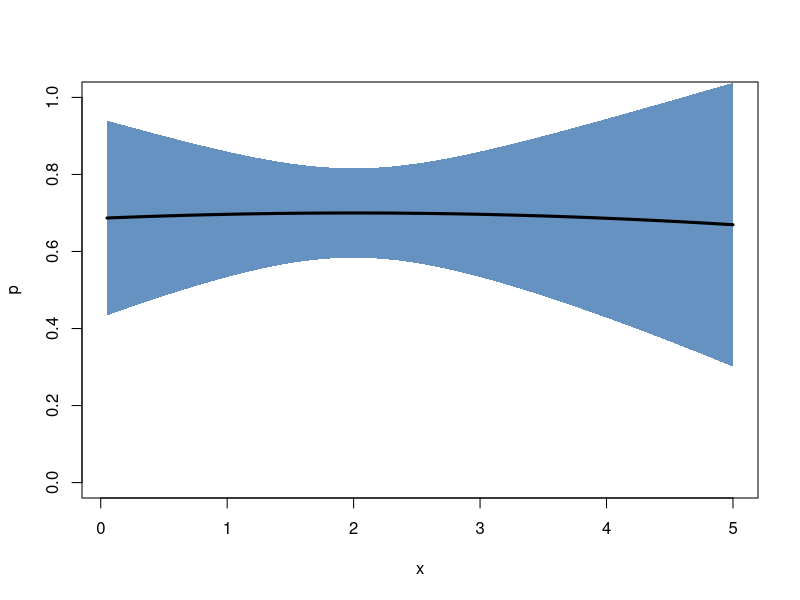
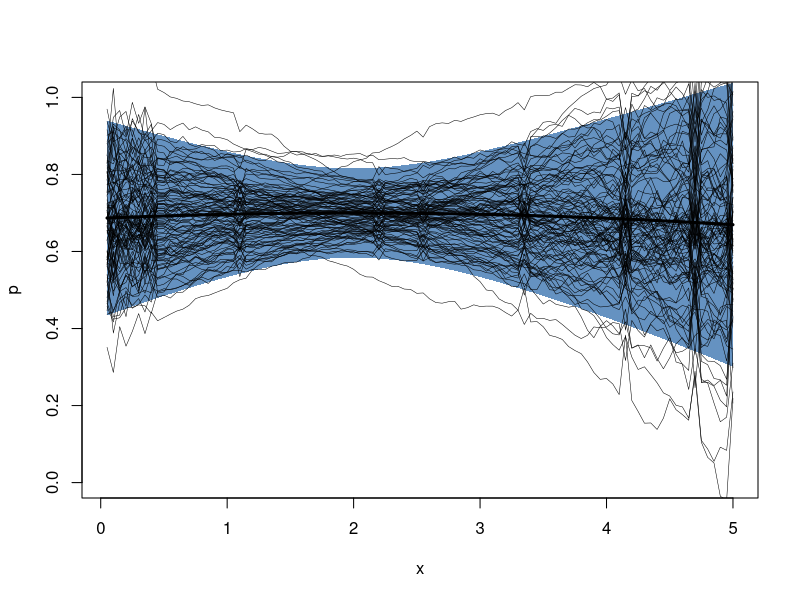
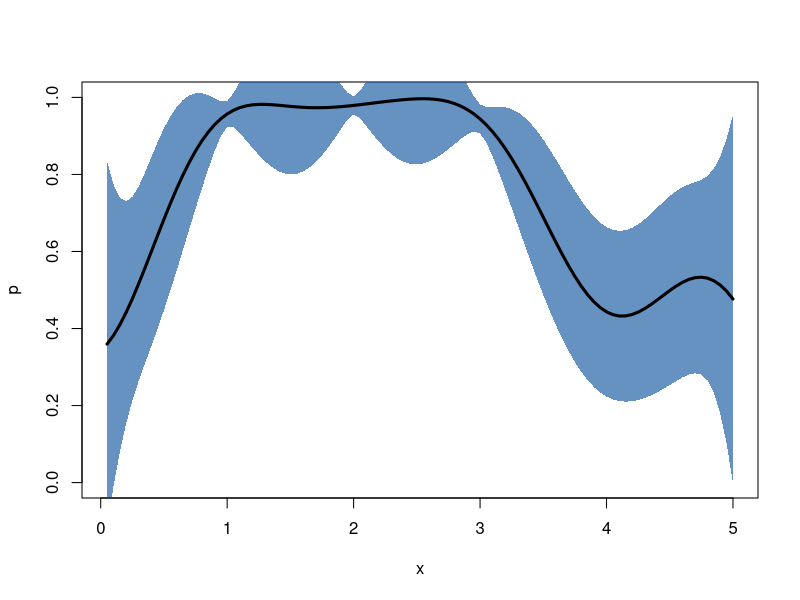
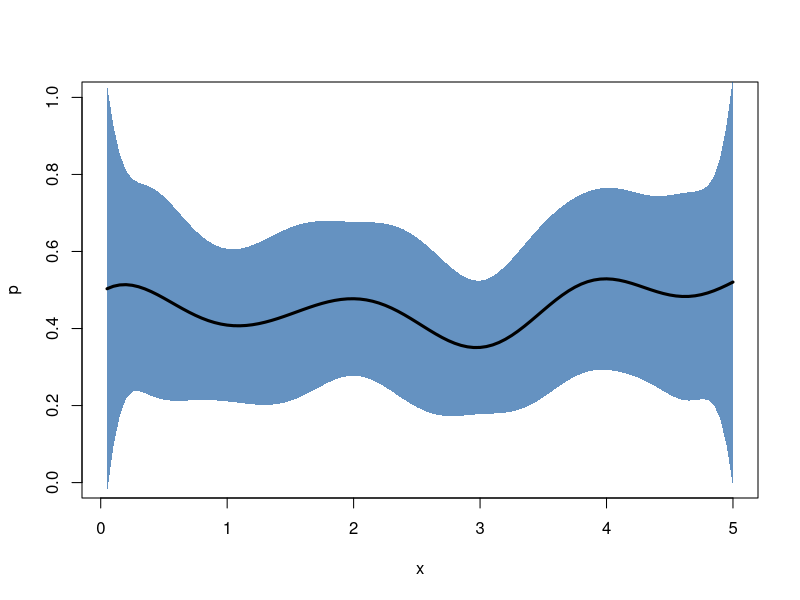

The R script that drew these images, in order:

require("mvtnorm")

new.gp <- function(x, mu.prior, kernelf)
{
  mu <- rep(mu.prior[1], length(x))
  
  gp <- list(x        = x,              # where to evaluate the gp
             kernelf  = kernelf,        # kernel function
             mu.prior = mu.prior,       # prior mean
             mu       = mu,             # mean
             sigma    = kernelf(x, x))  # covariance
  class(gp) <- "gp"

  return (gp)
}

kernel.exponential <- function(var, l)
{
  f <- function(x, y) {
    n <- length(x)
    m <- length(y)
    result      <- matrix(0.0, n*m)
    dim(result) <- c(n, m)
    for (i in 1:n) {
      for (j in 1:m) {
        result[i,j] <- var*exp(-1.0/(2.0*l^2)*(x[i]-y[j])^2)
      }
    }
    return (result)
  }
  return (f)
}

posterior <- function(gp, ...)
{
  UseMethod("posterior")
}

posterior.gp <- function(gp, xp, yp, noise=NULL)
{
  k0 <- gp$kernelf(xp, xp)     # K(X , X )
  k1 <- gp$kernelf(xp, gp$x)   # K(X , X*)
  k2 <- t(k1)                  # K(X*, X )
  k3 <- gp$kernelf(gp$x, gp$x) # K(X*, X*)

  mu <- gp$mu.prior

  # add noise to measurements?
  if (is.null(noise)) {
    A <- k0
  }
  else {
    A <- k0 + diag(noise)
  }
  L        <- chol(A)
  Linv1    <- solve(L)
  Linv2    <- solve(t(L))

  gp$mu    <- mu + (k2 %*% Linv1) %*% (Linv2 %*% (yp - mu))
  gp$sigma <- k3 - (k2 %*% Linv1) %*% (Linv2 %*% k1)

  return (gp)
}

samples <- function(gp, ...)
{
  UseMethod("samples")
}

samples.gp <- function(gp, n=1)
{
  x <- rmvnorm(n=n, mean=gp$mu, sigma=gp$sigma, method="chol")

  return (x)
}

plot.gp <- function(gp, samples=NULL)
{
  col <- rgb(8/255, 81/255, 156/255, alpha=0.625)
  
  plot(gp$x, gp$mu, 'n', xlab="x", ylab="p", ylim=c(0,1))

  var <- diag(gp$sigma)
  z1  <- gp$mu + 2*sqrt(var)
  z2  <- gp$mu - 2*sqrt(var)
  
  polygon(c(gp$x, rev(gp$x)), c(z1, rev(z2)),
     col = col, border = NA)

  lines(gp$x, gp$mu, 'l', lwd=3)

  if (!is.null(samples)) {
    for (i in 1:dim(samples)[1]) {
      lines(gp$x, samples[i,], 'l', lwd=0.5)
    }
  }
}

# Example
################################################################################

gp <- new.gp(1:100/20, 0.0, kernel.exponential(1, 10))

xp <- c(1, 2, 3)
yp <- c(0.7, 0.7, 0.7)
# measurement noise
ep <- c(0.01, 0.01, 0.01)

gp <- posterior(gp, xp, yp, ep)

plot(gp)

plot(gp, samples(gp, 100))

# Experiment
################################################################################

new.experiment <- function(alpha, kernelf)
{
  experiment        <- list(alpha   = alpha,     # Dirichlet pseudo counts
                            data    = new.env(), # experimental data
                            kernelf = kernelf)   # kernel function
  class(experiment) <- "experiment"

  return (experiment)
}

add.measurement <- function(experiment, ...)
{
  UseMethod("add.measurement")
}

add.measurement.experiment <- function(experiment, x, counts)
{
  key <- toString(x)

  if (is.null(experiment$data[[key]])) {
    experiment$data[[key]] <- counts
  }
  else {
    experiment$data[[key]] <- experiment$data[[key]] + counts
  }
}

dirichlet.moments <- function(alpha)
{
  expectation <- rep(0, length(alpha))
  variance    <- rep(0, length(alpha))

  alpha0      <- sum(alpha)
  
  for (i in 1:length(alpha)) {
    expectation[i] <- alpha[i]/alpha0
    variance[i]    <- alpha[i]*(alpha0 - alpha[i])/(alpha0^2*(alpha0 + 1))
  }
  
  result <- list(expectation = expectation, variance = variance)

  return (result)
}

posterior.experiment <- function(experiment, x, kernelf)
{
  # get prior pseudocounts
  alpha             <- experiment$alpha
  # determine prior expectation and standard deviation
  prior.moments     <- dirichlet.moments(alpha)
  # the prior expectation sets the mean of the GP
  prior.expectation <- prior.moments$expectation[1]
  # and the variance is used in the kernel function
  prior.variance    <- prior.moments$variance[1]
  
  xp <- c() # position
  yp <- c() # mean
  ep <- c() # variance

  for (xt in x) {
    key <- toString(xt)
    if (!is.null(experiment$data[[key]])) {
      counts <- alpha + experiment$data[[key]]
    }
    else {
      counts <- alpha
    }

    moments <- dirichlet.moments(counts + alpha)
   
    xp <- append(xp, xt)
    yp <- append(yp, moments$expectation[1])
    ep <- append(ep, moments$variance[1])
  }
  # construct the gaussian process
  gp      <- new.gp(x, prior.expectation, experiment$kernelf)
  gp      <- posterior(gp, xp, yp, ep)

  return (gp)
}

# Example
################################################################################

e <- new.experiment(c(0.1,0.1), kernel.exponential(20, 1.0))
add.measurement(e, 1, c(100,3))
add.measurement(e, 2, c( 90,1))
add.measurement(e, 3, c(100,4))

gp <- posterior(e, 1:100/20)
plot(gp)

e <- new.experiment(c(0.1,0.1), kernel.exponential(100, 1.0))
add.measurement(e, 1, c( 1,4))
add.measurement(e, 2, c( 1,3))
add.measurement(e, 3, c( 1,6))

gp <- posterior(e, 1:100/20)
plot(gp)
